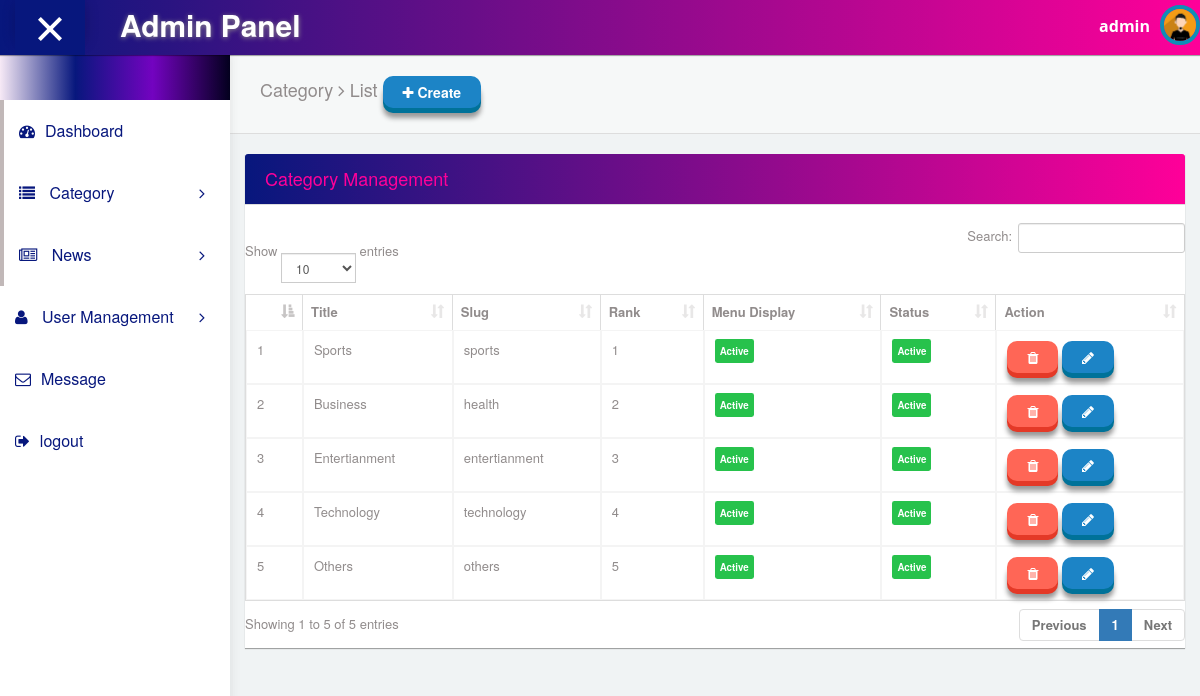
Page /backend/crud/category/list (signed in) on the committed database.
### newsportal/models.py (models this page shows, shortened)
class Category(Cat):
    objects = CategoryManager()
    class Meta:
        db_table = 'category'

### newsportal/views.py (the view)
# urls.py: path('category/list',views.list_category, name='list_category'),
@login_required(login_url='signin')
def list_category(request):
    category = Category.objects.all()
    context = {
        'categories': category
    }
    return render(request, 'backend/category/list.html',context )

### templates/backend/category/list.html (shortened to what this page needs)
{% extends "backend/master/master.html" %}
{% block content %}
<div id="content">
        <div class="panel box-shadow-none content-header">
          <div class="panel-body">
            <div class="col-md-12">
                <h4 class="animated fadeInLeft">
                    Category <span class="fa-angle-right fa"></span> List
                    <a href="{% url 'create_category' %}" class="btn btn-3d btn-primary"><span class="fa fa-plus"></span> Create</a>
                </h4>
            </div>
          </div>
        </div>
        <div class="form-element">
          <div class="col-md-12 padding-0">
            <div class="col-md-12">
              <div class="panel form-element-padding">
                <div class="panel-heading">
                 <h4>Category Management</h4>
                </div>
                <br/>
                    <table class="table table-bordered" id="list_table">
                        <thead>
                          <tr>
                            <th></th>
                            <th>Title</th>
                            <th>Slug</th>
                            <th>Rank</th>
                            <th>Menu Display</th>
                            <th>Status</th>
                            <th>Action</th>
                          </tr>
                        </thead>
                     <tbody>
                          {%for category in categories %}
                          <tr>
                            <td>{{ forloop.counter }}</td>
                            <td>{{category.title}}</td>
                            <td>{{category.slug}}</td>
                            <td>{{category.rank}}</td>
                             <td>
                              {%if category.menu_display == 1 %}
                              <span class="label label-success">Active</span>
                              {% else %}
                              <span class="label label-warning">De Active</span>
                              {% endif %}
                            </td>
                            <td>
                              {%if category.status == 1 %}
                              <span class="label label-success">Active</span>
                              {% else %}
                              <span class="label label-warning">De Active</span>
                              {% endif %}
                            </td>
                            <td width="20%">
                              <a href="" class="btn btn-3d btn-danger" data-toggle="modal" data-target="#myModal_{{category.id}}"><i class="fa fa-trash"></i></a>
                              <a href="{% url 'edit_category'  category.id %}" class="btn btn-3d btn-primary"><i class="fa fa-pencil"></i></a>
                            </td>
                          </tr>
                          {% endfor %}
                        </tbody>
                       </table>
              </div>
            </div>
          </div>
      </div>
    </div>
{% endblock %}

### templates/backend/master/master.html (shortened to what this page needs)
<!DOCTYPE html>
{% load static %}
<html lang="en">
<head>
  <link rel="stylesheet" type="text/css" href="{% static 'asset/css/bootstrap.min.css' %}">
  <link rel="stylesheet" type="text/css" href="{% static 'asset/css/plugins/font-awesome.min.css' %}"/>
  <link rel="stylesheet" type="text/css" href="{% static 'asset/css/plugins/datatables.bootstrap.min.css' %}"/>
  <link rel="stylesheet" type="text/css" href="{% static 'asset/css/plugins/animate.min.css' %}"/>
  <link rel="stylesheet" type="text/css" href="{% static 'asset/css/plugins/nouislider.min.css' %}"/>
  <link rel="stylesheet" type="text/css" href="{% static 'asset/css/plugins/select2.min.css' %}"/>
  <link rel="stylesheet" type="text/css" href="{% static 'asset/css/plugins/ionrangeslider/ion.rangeSlider.css' %}"/>
  <link rel="stylesheet" type="text/css" href="{% static 'asset/css/plugins/ionrangeslider/ion.rangeSlider.skinFlat.css' %}"/>
  <link rel="stylesheet" type="text/css" href="{% static 'asset/css/plugins/bootstrap-material-datetimepicker.css' %}"/>
  <link href="{% static 'asset/css/style.css' %}" rel="stylesheet">
</head>
<body id="mimin" class="dashboard">
        <nav class="navbar navbar-default header navbar-fixed-top">
          <div class="col-md-12 nav-wrapper">
            <div class="navbar-header" style="width:100%;">
              <div class="opener-left-menu is-open">
                <span class="bottom"></span>
              </div>
                <a href="{% url 'dashboard' %}" class="navbar-brand">
                 <b>Admin Panel</b>
                </a>
              <ul class="nav navbar-nav search-nav">
                <li>
                   <div class="search">
                  </div>
                </li>
              </ul>
              <ul class="nav navbar-nav navbar-right user-nav">
                <li class="user-name"><span>{{request.user.username}} </span></li>
                <li class="dropdown avatar-dropdown">
                    <img src="/static/asset/img/avatar.jpg" class="img-circle avatar" alt="user name" data-toggle="dropdown" aria-haspopup="true" aria-expanded="true"/>
                 </li>
              </ul>
            </div>
          </div>
        </nav>
      <div class="container-fluid mimin-wrapper">
            <div id="left-menu">
              <div class="sub-left-menu scroll">
                <ul class="nav nav-list">
                    <li><div class="left-bg"></div></li>
                    <li class="active ripple">
                      <a href="{% url 'dashboard' %}"><span class="fa fa-tachometer"></span>Dashboard</a>
                    </li>
                    <li class="active ripple">
                        <a class="tree-toggle nav-header">
                          <span class="fa fa-list "></span> Category
                          <span class="fa-angle-right fa right-arrow text-right"></span>
                        </a>
                      </li>
                    <li class="active ripple">
                        <a class="tree-toggle nav-header">
                          <span class="fa fa-newspaper-o "></span> News
                          <span class="fa-angle-right fa right-arrow text-right"></span>
                        </a>
                      </li>
                        <li class="ripple">
                          <a class="tree-toggle nav-header">
                            <span class="fa fa-user"></span> User Management
                            <span class="fa-angle-right fa right-arrow text-right"></span>
                          </a>
                        </li>
                    <li class="ripple">
                        <a href="{% url 'list_contactus'%}"><span class="fa fa-envelope-o"></span>Message</a>
                      </li>
                      <li class="ripple">
                          <a href=""><span class="fa-sign-out fa"></span>logout</a>
                        </li>
                  </ul>
                </div>
            </div>
          {% block content %}
               {% endblock %}
      </div>
</body>
</html>

### rows in the picture
Category: title "Sports", slug "sports", rank "1", menu_display "Active", status "Active"
Category: title "Business", slug "health", rank "2", menu_display "Active", status "Active"
Category: title "Entertianment", slug "entertianment", rank "3", menu_display "Active", status "Active"
Category: title "Technology", slug "technology", rank "4", menu_display "Active", status "Active"
Category: title "Others", slug "others", rank "5", menu_display "Active", status "Active"

### other values in the picture
{{ request.user.username }} "admin"
